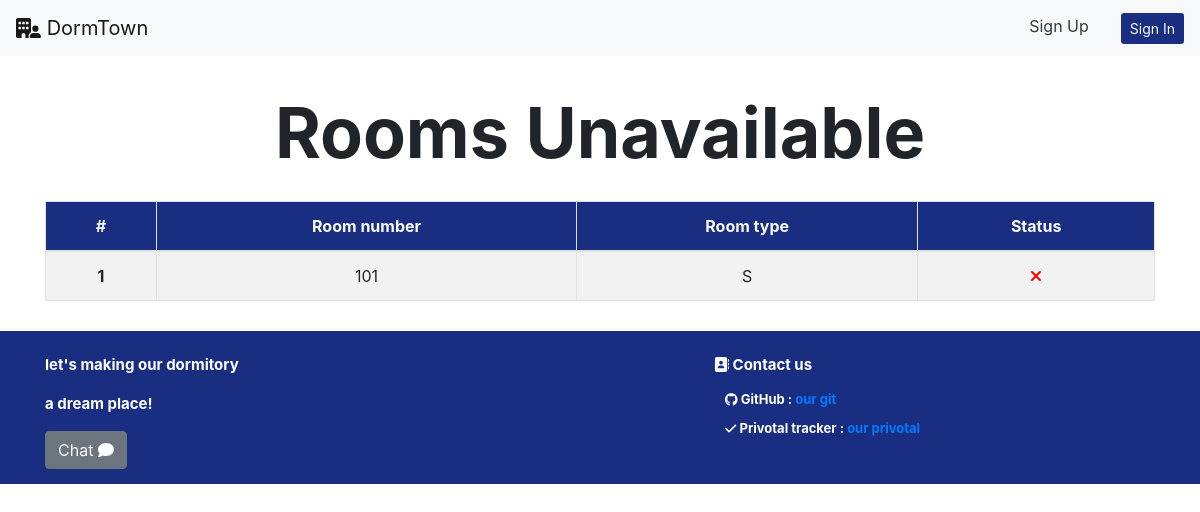
Screenshot of /manager/rooms_unavailable with the database file from the repository.
### occupant/models.py (models this page shows, shortened)
class Room(models.Model):
    room_number = models.CharField(max_length=3)
    room_type = models.ForeignKey(
        RoomType, on_delete=models.CASCADE, related_name="room_type")
    status = models.BooleanField()

class RoomType(models.Model):
    class_level = models.CharField(max_length=5)
    price = models.IntegerField()
    room_service = models.IntegerField(default=1)
    tv_fridge = models.BooleanField(default=True)
    wardrobe = models.BooleanField(default=True)
    water_heater = models.BooleanField(default=True)
    def __str__(self):
        return f'{ self.class_level }'

### manager/views.py (the view)
# urls.py: path("rooms_unavailable", views.rooms_unavailable, name="rooms_unavailable"),
def rooms_unavailable(req):
    rooms = Room.objects.filter(status=False)
    return render(req, "manager/unavailable_rooms.html", {"rooms": rooms})

### manager/templates/manager/unavailable_rooms.html
{% extends 'manager/layout.html' %} {% block body %}
<section class="about-header-section">
    <div class="text-center mt-4">
        <p id='about_us' class="header">Rooms Unavailable</p>
    </div>
  {% load static %}
  <div class="container">
    <table class="table table-bordered text-center table-striped">
        <thead class="text-light" style="background-color: #192e80;">
            <tr>
                <th scope="col">#</th>
                <th scope="col">Room number</th>
                <th scope="col">Room type</th>
                <th scope="col">Status</th>
            </tr>
        </thead>
        <tbody class="text-center">
            {% for room in rooms %}
            <tr>
                <th scope="row">{{forloop.counter}}</th>
                <td>{{room.room_number}}</td>
                <td>{{room.room_type}}</td>
                {% if room.status == True %}
                    <td><i class="fa-solid fa-check" style="color: green;"></i></td>
                {% elif room.status == False %}
                    <td><i class="fa-solid fa-xmark" style="color: red;"></i></td>
                {% endif %}
            </tr>
            {% empty %}
                    <tr>
                        <td colspan="4"><i>No Data</i></td>
                    </tr>
            {% endfor %}
        </tbody>
    </table>
</div>
{% endblock %}

### rooms/static/rooms/styles.css (style rules this page uses)
.header { font-weight: bolder; font-size: 70px; }
p { cursor: pointer; }

### manager/static/manager/dashboard.css (style rules this page uses)
:root { --height-box: 150px; --padding-box: 50px 0; --border-radius-box: 5px; }

### rows the page displays
Room: room_number "101", room_type "S", status False (drawn)
